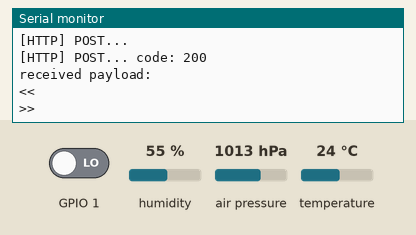
Bench run of a sketch on a simulated ESP8266 (NodeMCU). On the bench: the last lines printed to the serial monitor. The test bench sets the inputs (shaded band); at power-on: humidity 55 %, air pressure 1013 hPa, temperature 24 °C, GPIO 1 LOW. WiFi joins after 1.5 s; servers stay silent unless stated; uploads are accepted with an empty reply.

Above: at 2.7 s.
2.8 s: humidity set to 22 %
5.7 s: air pressure set to 952 hPa
At 6.87 s:
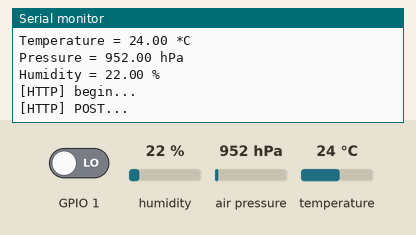
8.6 s: temperature set to 12 °C
At 13.1 s:
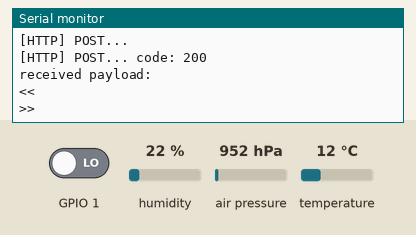

The sketch:

MyPostHttpClient.ino
```cpp
#include <Arduino.h>
#include <ESP8266WiFi.h>
#include <ESP8266HTTPClient.h>

#include <Adafruit_Sensor.h>
#include <Adafruit_BME280.h>
#include <Wire.h>

Adafruit_BME280 bme; // I2C


/* this can be run with an emulated server on host:
        cd esp8266-core-root-dir
        cd tests/host
        make ../../libraries/ESP8266WebServer/examples/PostServer/PostServer
        bin/PostServer/PostServer
   then put your PC's IP address in SERVER_IP below, port 9080 (instead of default 80):
*/
//#define SERVER_IP "10.0.1.7:9080" // PC address with emulation on host
#define SERVER_IP "http://tonyz7esp.ct8.pl/esp.php"

#ifndef STASSID
#define STASSID "Arduino"
#define STAPSK  "arduino420"
#endif

#define DHTTYPE DHT11
#define DHTPIN 5


float humidty,temp,pressure;


String postMessage;

void setup() {
  digitalRead(1);

  bool status;

  status = bme.begin(0x76);
  if (!status) {
    Serial.println("Could not find a valid BME280 sensor, check wiring!");
    while (1);
  }


  Serial.begin(115200);

  Serial.println();
  Serial.println();
  Serial.println();

  WiFi.begin(STASSID, STAPSK);

  while (WiFi.status() != WL_CONNECTED) {
    delay(500);
    Serial.print(".");
  }
  Serial.println("");
  Serial.print("Connected! IP address: ");
  Serial.println(WiFi.localIP());

}

void loop() {

  printValues();

  humidty = bme.readHumidity();
  pressure = (bme.readPressure() / 100.0F);
  temp = bme.readTemperature();


  // wait for WiFi connection
  if ((WiFi.status() == WL_CONNECTED)) {

    WiFiClient client;
    HTTPClient http;

    Serial.print("[HTTP] begin...\n");
    // configure traged server and url
    http.begin(client, SERVER_IP); //HTTP
    http.addHeader("Content-Type", "application/x-www-form-urlencoded");


    // Prepare your HTTP POST request data
    String httpRequestData2 = "api_key=999&sensor=BMP280&location=Akademik&value1=111&value2=222&value3=333";

    String myStringTemp = String(temp);
    String myStringHum = String(humidty);
    String myStringPres = String(pressure);

    String httpRequestData = "api_key=999&sensor=BMP280&location=Akademik&value1=" + myStringTemp +"&value2= "+ myStringHum + "&value3=" + myStringPres;


    Serial.print("[HTTP] POST...\n");
    // start connection and send HTTP header and body
    int httpCode = http.POST(httpRequestData);


    // httpCode will be negative on error
    if (httpCode > 0) {
      // HTTP header has been send and Server response header has been handled
      Serial.printf("[HTTP] POST... code: %d\n", httpCode);

      // file found at server
      if (httpCode == HTTP_CODE_OK) {
        const String& payload = http.getString();
        Serial.println("received payload:\n<<");
        Serial.println(payload);
        Serial.println(">>");
      }
    } else {
      Serial.printf("[HTTP] POST... failed, error: %s\n", http.errorToString(httpCode).c_str());
    }

    http.end();
  }

  delay(5000);
}
void printValues() {
  Serial.print("Temperature = ");
  Serial.print(bme.readTemperature());
  Serial.println(" *C");

  Serial.print("Pressure = ");
  Serial.print(bme.readPressure() / 100.0F);
  Serial.println(" hPa");


  Serial.print("Humidity = ");
  Serial.print(bme.readHumidity());
  Serial.println(" %");

  Serial.println();
}
```

Measured:
- after the input at 5.7 s, the serial monitor: prints a new line after 1.0 s (image 1)
- after the input at 8.6 s, the serial monitor: prints a new line after 3.3 s (image 2)
